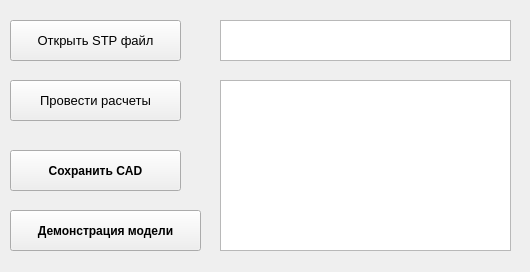
<?xml version="1.0" encoding="UTF-8"?>
<ui version="4.0">
 <class>MainWindow</class>
 <widget class="QMainWindow" name="MainWindow">
  <property name="geometry">
   <rect>
    <x>0</x>
    <y>0</y>
    <width>530</width>
    <height>272</height>
   </rect>
  </property>
  <property name="windowTitle">
   <string>MainWindow</string>
  </property>
  <widget class="QWidget" name="centralwidget">
   <widget class="QPushButton" name="openfile_btn">
    <property name="geometry">
     <rect>
      <x>10</x>
      <y>20</y>
      <width>171</width>
      <height>41</height>
     </rect>
    </property>
    <property name="font">
     <font>
      <pointsize>10</pointsize>
     </font>
    </property>
    <property name="text">
     <string>Открыть STP файл</string>
    </property>
   </widget>
   <widget class="QPushButton" name="eval_btn">
    <property name="geometry">
     <rect>
      <x>10</x>
      <y>80</y>
      <width>171</width>
      <height>41</height>
     </rect>
    </property>
    <property name="font">
     <font>
      <pointsize>10</pointsize>
     </font>
    </property>
    <property name="text">
     <string>Провести расчеты</string>
    </property>
   </widget>
   <widget class="QPlainTextEdit" name="filepath_text">
    <property name="geometry">
     <rect>
      <x>220</x>
      <y>20</y>
      <width>291</width>
      <height>41</height>
     </rect>
    </property>
   </widget>
   <widget class="QPlainTextEdit" name="evalresult_text">
    <property name="geometry">
     <rect>
      <x>220</x>
      <y>80</y>
      <width>291</width>
      <height>171</height>
     </rect>
    </property>
   </widget>
   <widget class="QPushButton" name="demonstate_btn">
    <property name="geometry">
     <rect>
      <x>10</x>
      <y>210</y>
      <width>191</width>
      <height>41</height>
     </rect>
    </property>
    <property name="font">
     <font>
      <pointsize>9</pointsize>
      <weight>75</weight>
      <bold>true</bold>
     </font>
    </property>
    <property name="text">
     <string>Демонстрация модели</string>
    </property>
   </widget>
   <widget class="QPushButton" name="savecad_btn">
    <property name="geometry">
     <rect>
      <x>10</x>
      <y>150</y>
      <width>171</width>
      <height>41</height>
     </rect>
    </property>
    <property name="font">
     <font>
      <pointsize>9</pointsize>
      <weight>75</weight>
      <bold>true</bold>
     </font>
    </property>
    <property name="text">
     <string>Сохранить CAD</string>
    </property>
   </widget>
  </widget>
 </widget>
 <resources/>
 <connections/>
</ui>
